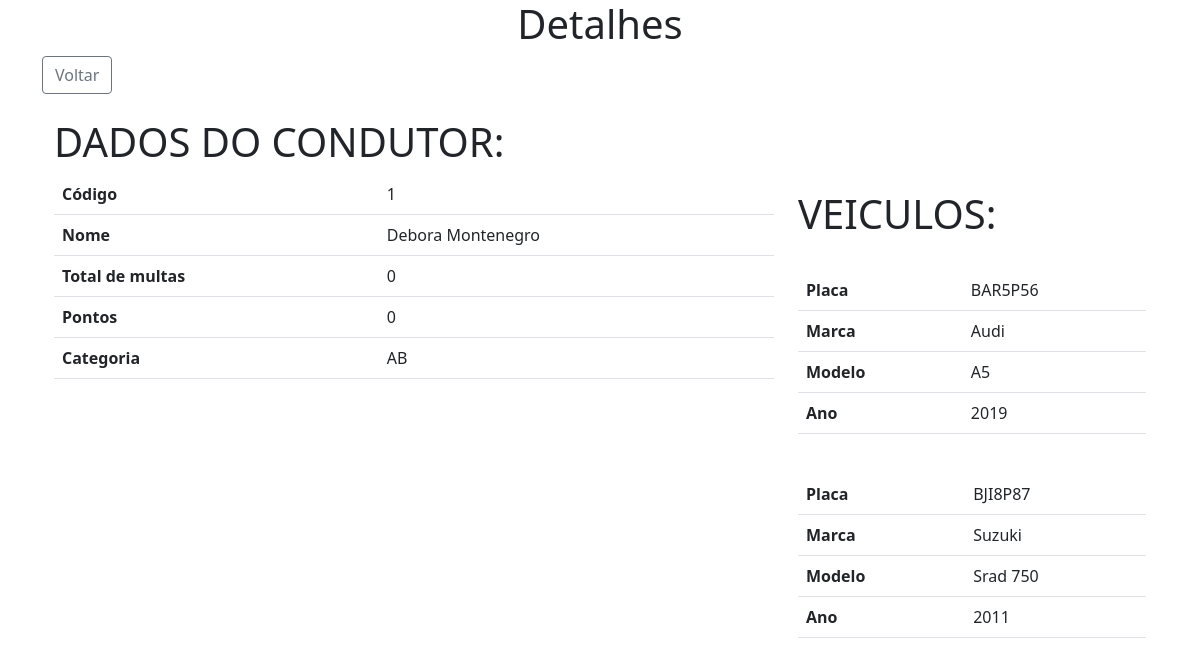
Page /detalhes.php on the committed database.
### tables this page shows
CREATE TABLE condutor (
    con_cod int NOT NULL AUTO_INCREMENT,
    con_nome varchar(45),
    con_num_multas int,
    con_pontos int,
    con_categoria varchar(2),
  PRIMARY KEY (con_cod)
);

create table veiculo(
    vei_cod int not null AUTO_INCREMENT,
    vei_placa varchar(7),
    con_cod int not null,
    vei_modelo varchar(20),
    vei_marca varchar(45),
    vei_ano int,
    primary key(vei_cod),
    foreign key(con_cod) references condutor(con_cod) on delete restrict on update cascade 
);

### detalhes.php (the view, shortened to what this page needs)
<!DOCTYPE html>
<?php
$con_cod = isset($_GET['con_cod']) ? $_GET['con_cod'] : "1";
?>
<html lang="pt-br">
<head>
  <link href="https://cdn.jsdelivr.net/npm/bootstrap@5.1.3/dist/css/bootstrap.min.css" rel="stylesheet">
</head>
<div class="container-md">
  <body>
    <h1><center>Detalhes<center></h1>
    <a href="adm.php"><button type="button" class="btn btn-outline-secondary">Voltar</button></a>
    <div class="container">
      <div class="row">
        <div class="col-sm-8">
          <h1> DADOS DO CONDUTOR:</h1>
          <?php
          $sql =      "SELECT * FROM condutor WHERE con_cod = $con_cod";
          $sqlVeiculo = "SELECT * FROM veiculo where con_cod = $con_cod";
          $pdo = Conexao::getInstance();
          $consulta2 = $pdo->query($sqlVeiculo);
          $consulta = $pdo->query($sql);
          while ($linha = $consulta->fetch(PDO::FETCH_BOTH)) {
          ?>
            <table class="table table-hover">
              <tr>
                <th scope="row">Código</th>
                <td><?php echo "{$linha['con_cod']}" ?></th>
              </tr>
              <tr>
                <th scope="row">Nome</th>
                <td><?php echo "{$linha['con_nome']}" ?></td>
              </tr>
              <tr>
                <th scope="row">Total de multas</th>
                <td><?php echo "{$linha['con_num_multas']}" ?></td>
              </tr>
              <tr>
                <th scope="row">Pontos</th>
                <td colspan="2"><?php echo "{$linha['con_pontos']}" ?></td>
              </tr>
              <tr>
                <th scope="row">Categoria </th>
                <td><?php echo "{$linha['con_categoria']}" ?></td>
              </tr>
            </table> <?php } ?>
          </div>
        <div class="col-sm-4">
          <br><br><br>
          <h1> VEICULOS: </h1><br> <?php
                                    while ($linha = $consulta2->fetch(PDO::FETCH_BOTH)) {
                                    ?>
            <table class="table table-hover">
              <tbody>
                <tr>
                  <th scope="row">Placa</th>
                  <td><?php echo "{$linha['vei_placa']}" ?></td>
                </tr>
                <tr>
                  <th scope="row">Marca</th>
                  <td><?php echo "{$linha['vei_marca']}" ?></td>
                </tr>
                <tr>
                  <th scope="row">Modelo</th>
                  <td colspan="2"><?php echo "{$linha['vei_modelo']}" ?></td>
                </tr>
                <tr>
                  <th scope="row">Ano </th>
                  <td><?php echo "{$linha['vei_ano']}" ?></td>
                </tr>
              </tbody>
            </table><br> <?php } ?>
  </body>
</html>

### rows in the picture
condutor: con_cod "1", con_nome "Debora Montenegro", con_num_multas "0", con_pontos "0", con_categoria "AB"
veiculo: vei_placa "BAR5P56", vei_marca "Audi", vei_modelo "A5", vei_ano "2019"
veiculo: vei_placa "BJI8P87", vei_marca "Suzuki", vei_modelo "Srad 750", vei_ano "2011"
